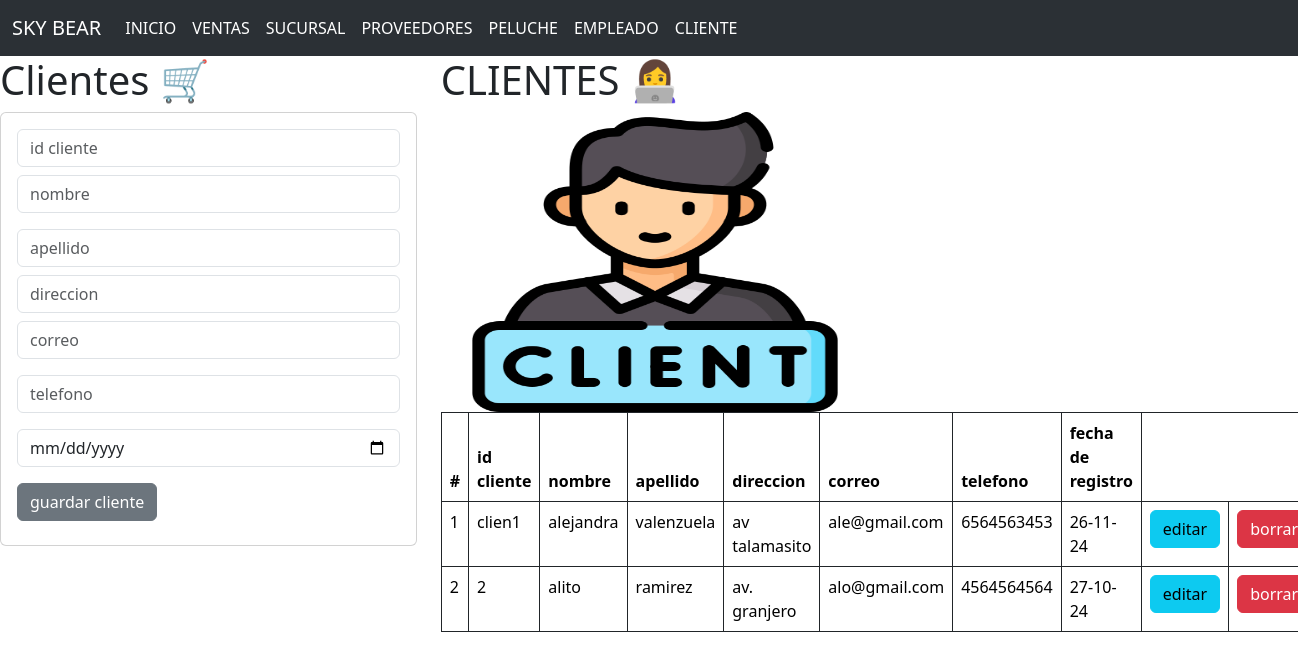
Page /cliente on the committed database.
### cliente_app/models.py (models this page shows, shortened)
class Cliente(models.Model):
    idcliente=models.CharField(primary_key=True,max_length=6)
    nombre=models.CharField(max_length=10)
    apellido=models.CharField(max_length=10)
    direccion=models.CharField(max_length=50)
    correo=models.CharField(max_length=50)
    telefono=models.CharField(max_length=10)
    fecharegistro=models.DateField()

### cliente_app/views.py (the view)
# urls.py: path('cliente',views.inicio_vistaCliente,name='cliente'),
def inicio_vistaCliente(request):
    clientitos=Cliente.objects.all()
    return render (request,'gestionarCliente.html',{'misClientes':clientitos})

### cliente_app/templates/gestionarCliente.html
{% extends "base2.html" %}
{% block cuerpo %}
{% load static %}
<div class="row">
    <div class="col-sm-12 col-md-4 col-lg-4 col-xl-4">
    <h1>Clientes 🛒</h1>
     <div class="card">
        <div class="card-body">
            <form action="/registrarCliente/" method="POST"> {% csrf_token %}
                <div class="form-group">
                    <input type="text" id="txtcliente" name="txtcliente" class="form-control" placeholder="id cliente" value="{{misclientes.idcliente}}" minlength="1" maxlength="6" required>
                </div>
                <div class="form-group py-2">
                    <input type="text" id="txtnombre" name="txtnombre" class="form-control" placeholder="nombre" value="{{misclientes.nombre}}" minlength="1" maxlength="10" required>
                </div>
                <div class="form-group py-2">
                    <input type="text" id="txtapellido" name="txtapellido" class="form-control" placeholder="apellido" value="{{miscleintes.apellido}}" minlength="1" maxlength="10" required>
                </div>
                <div class="form-group py">
                    <input type="text" id="txtdireccion" name="txtdireccion" class="form-control" placeholder="direccion" value="{{misclientes.direccion}}" minlength="1" maxlength="50" required>
                </div>
                <div class="form-group py-2">
                    <input type="text" id="txtcorreo" name="txtcorreo" class="form-control" placeholder="correo" value="{{misclientes.correo}}" minlength="1" maxlength="50"  required>
                </div>
                <div class="form-group py-2">
                    <input type="text" id="txtelefono" name="txtelefono" class="form-control" placeholder="telefono" value="{{misclientes.telefono}}" minlength="1" maxlength="10"  required>
                </div>
                <div class="form-group py-2">
                    <input type="date" id="txtfecha" name="txtfecha" class="form-control" placeholder="fecha de registro YYYY-DD-MM" value="{{misclientes.fecha}}" minlength="1" maxlength="50"  required>
                </div>
                <div class="form-group py-2">
                    <button type="submit" class="btn btn-secondary">guardar cliente</button>
                </div>
            </form>
        </div>
    </div>
    </div>
    <div class="col-sm-12 col-md-8 col-lg-8 col-xl-8">
    <h1>CLIENTES 👩‍💻</h1>
    <img class="w-50" src="{% static "img/cliente.png" %}" alt="moras" width="100" height="300">
    <table class="table table-bordered border-dark">
        <thead>
        <tr>
            <th scope="col">#</th>
            <th scope="col">id cliente</th>
            <th scope="col">nombre</th>
            <th scope="col">apellido</th>
            <th scope="col">direccion</th>
            <th scope="col">correo</th>
            <th scope="col">telefono</th>
            <th scope="col">fecha de registro</th>
        </tr>
        </thead>
        <tbody>
            {% for m in misClientes  %}
            <tr>
                <td> {{forloop.counter}} </td>
                <td> {{m.idcliente}} </td>
                <td> {{m.nombre}} </td>
                <td> {{m.apellido}} </td>
                <td> {{m.direccion}} </td>
                <td> {{m.correo}} </td>
                <td> {{m.telefono}} </td>
                <td> {{m.fecharegistro | date:'d-m-y'}} </td>
                <td> <a href="seleccionarCliente/{{m.idcliente}}" class="btn btn-info">editar</a></td>
                <td> <a href="borrarCliente/{{m.idcliente}}" class="btn btn-danger" >borrar</a></td>
            </tr>
            {% endfor %}
        </tbody>
    </table>
    </div>
</div>
{% endblock %}

### rows in the picture
Cliente: idcliente "clien1", nombre "alejandra", apellido "valenzuela", direccion "av talamasito", correo "ale@gmail.com", telefono "6564563453", fecharegistro "26-11-24"
Cliente: idcliente "2", nombre "alito", apellido "ramirez", direccion "av. granjero", correo "alo@gmail.com", telefono "4564564564", fecharegistro "27-10-24"
